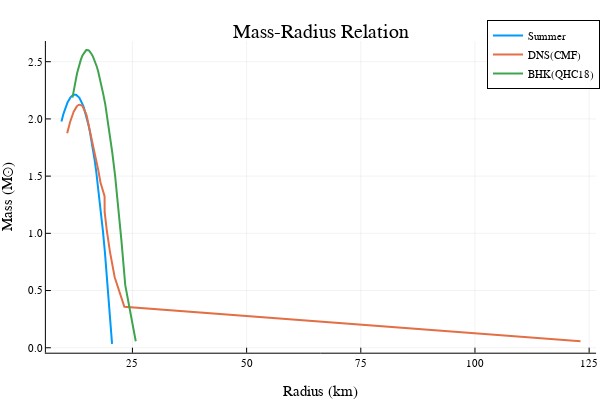

Source (notebook cell):
### Code cell
ρ₀ = collect(1.0e-5:1.0e-4:1.0e-2);
x_interval = [0.0 2.332827999180845e-13; 2.332827999180845e-13 0.0017014806718712407; 0.0017014806718712407 0.002367086328603055; 0.002367086328603055 0.002721945355829845; 0.002721945355829845 0.005571329734378488];
y_interval = [0.0 1.1297422315066974e-5; 1.1297422315066974e-5 0.5844155844155962; 0.5844155844155962 0.5025979497261605; 0.5025979497261605 0.5696797857737601; 0.5696797857737601 0.6892763157894719];
M,R = make_TOV_sequence(ρ₀, piece_wise_linear_csound, [x_interval, y_interval])


@time begin
    ρ₀ = collect(1.0e-5:1.0e-4:1.0e-2);
    M,R = make_TOV_sequence(ρ₀, piece_wise_linear_csound, [x_interval, y_interval])
    plotlyjs()
    plot!(R.*1.482, M, label = "BHK(QHC18)", xlabel = "Radius (km)", ylabel = "Mass (M⊙)", title = "Mass-Radius Relation", linewidth = 2)
end
